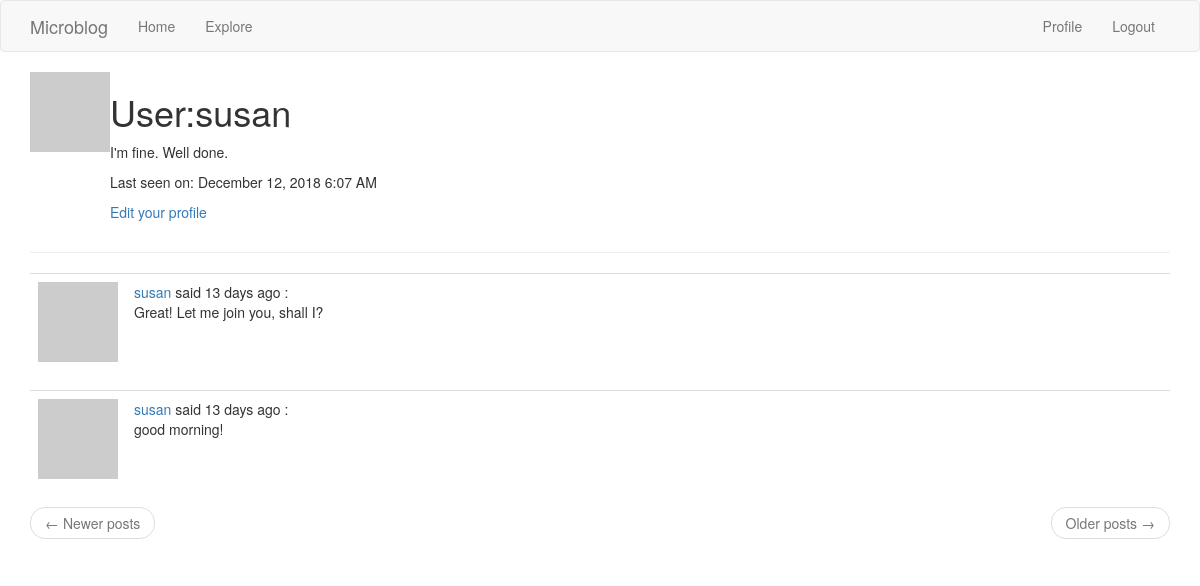
Before: /user/susan (signed in) with the older database file.
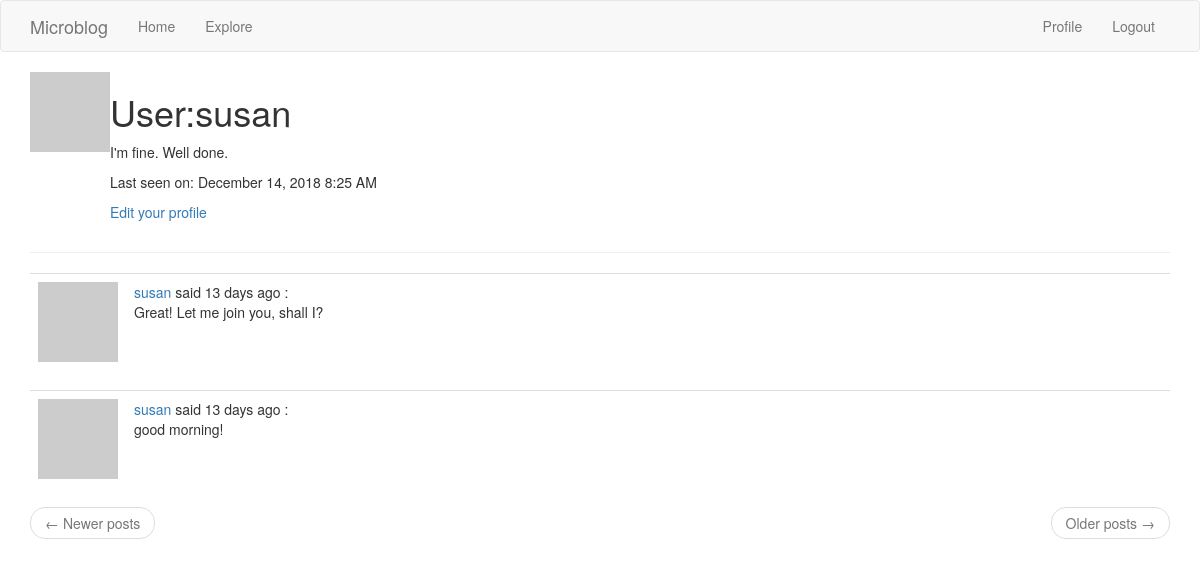
After: the same page with the newer database file.
### app/models.py (models this page shows, shortened)
class PaginatedAPIMixin(object):
    @staticmethod
    def to_collection_dict(query, page, per_page, endpoint, **kwargs):
        resources = query.paginate(page, per_page, False)
        data = {
            'items': [item.to_dict() for item in resources.items],
            '_meta':{
                'page': page,
                'per_page': per_page,
                'total_pages': resources.pages,
                'total_items': resources.total
            },
            '_link': {
                'self': url_for(endpoint, page=page, per_page=per_page,
                                **kwargs),
                'next': url_for(endpoint, page=page + 1, per_page=per_page,
                                **kwargs) if resources.has_next else None,
                'prev': url_for(endpoint, page=page - 1, per_page=per_page,
                                **kwargs) if resources.has_prev else None
            }
        }
        return data

class User(PaginatedAPIMixin, UserMixin, db.Model):
    id = db.Column(db.Integer, primary_key=True)
    username = db.Column(db.String(64), index=True, unique=True)
    email = db.Column(db.String(120), index=True, unique=True)
    password_hash = db.Column(db.String(128))
    posts = db.relationship('Post', backref='author', lazy='dynamic')
    about_me = db.Column(db.String(140))
    last_seen = db.Column(db.DateTime, default=datetime.utcnow)
    followed = db.relationship(
        'User', secondary=followers,
        primaryjoin=(followers.c.follower_id == id),
        secondaryjoin=(followers.c.followed_id == id),
        backref=db.backref('followers', lazy='dynamic'), lazy='dynamic')
    token = db.Column(db.String(32), index=True, unique=True)
    token_expiration = db.Column(db.DateTime)
    def avatar(self, size):
        digest = md5(self.email.lower().encode('utf-8')).hexdigest()
        return 'https://www.gravatar.com/avatar/{}?d=identicon&s={}'.format(digest, size)

### app/main/routes.py (the view)
@bp.route('/user/<username>')
@login_required
def user(username):
    user = User.query.filter_by(username=username).first_or_404()
    page = request.args.get('page', 1, type=int)
    posts = user.posts.order_by(Post.timestamp.desc()).paginate(
        page, current_app.config['POSTS_PER_PAGE'], False)
    next_url = url_for('main.user', username=user.username, page=posts.next_num) \
        if posts.has_next else None
    prev_url = url_for('main.user', username=user.username, page=posts.prev_num) \
        if posts.has_prev else None
    return render_template('user.html', user=user, posts=posts.items,
                           next_url=next_url, prev_url=prev_url)

### app/main/routes.py (called while the page is built)
@bp.before_request
def before_request():
    if current_user.is_authenticated:
        current_user.last_seen = datetime.utcnow()
        db.session.add(current_user) # which is not necessary cause current user is already there
        db.session.commit()
    g.locale = str(get_locale())

### app/models.py (called while the page is built)
@login.user_loader
def load_user(id):
    return User.query.get(int(id))

    @classmethod
    def before_commit(cls, session):
        session._changes = {
            'add': list(session.new),
            'update': list(session.dirty),
            'delete': list(session.deleted)
        }

    @classmethod
    def after_commit(cls, session):
        for obj in session._changes['add']:
            if isinstance(obj, SearchableMixin):
                add_to_index(obj.__tablename__, obj)
        for obj in session._changes['update']:
            if isinstance(obj, SearchableMixin):
                add_to_index(obj.__tablename__, obj)
        for obj in session._changes['delete']:
            if isinstance(obj, SearchableMixin):
                remove_from_index(obj.__tablename__, obj)
        session._changes = None

### app/templates/user.html
{% extends "base.html" %}
{% block app_content %}
    <table>
        <tr valign="top">
            <td><img src="{{ user.avatar(128) }}"></td>
            <td>
                <h1>User:{{ user.username }}</h1>
                {% if user.about_me %}
                    <p>{{ user.about_me }}</p>
                {% endif %}
                {% if user.last_seen %}
                    <p>Last seen on: {{ moment(user.last_seen).format('LLL') }}</p>
                {% endif %}
                {% if user == current_user %}
                    <p><a href="{{ url_for('main.edit_profile') }}">Edit your profile</a></p>
                {% elif not current_user.is_following(user) %}
                    <p><a href="{{ url_for('main.follow', username=user.username) }}">Follow</a></p>
                {% else %}
                    <p><a href="{{ url_for('main.unfollow', username=user.username) }}">Unfollow</a></p>
                {% endif %}
            </td>
        </tr>
    </table>
    <hr>
    {% for post in posts %}
       {% include '_post.html' %}
    {% endfor %}
    <nav aria-label="...">
        <ul class="pager">
            <li class="previous{% if not prev_url %} disabled{% endif %}">
                <a href="{{ prev_url or '#' }}">
                    <span aria-hidden="true">&larr;</span> Newer posts
                </a>
            </li>
            <li class="next{% if not next_url %} disabled{% endif %}">
                <a href="{{ next_url or '#' }}">
                    Older posts <span aria-hidden="true">&rarr;</span>
                </a>
            </li>
        </ul>
    </nav>
{% endblock %}

Changed rows visible on the page:
changed User "susan": last_seen "December 12, 2018 6:07 AM" → "December 14, 2018 8:25 AM"
